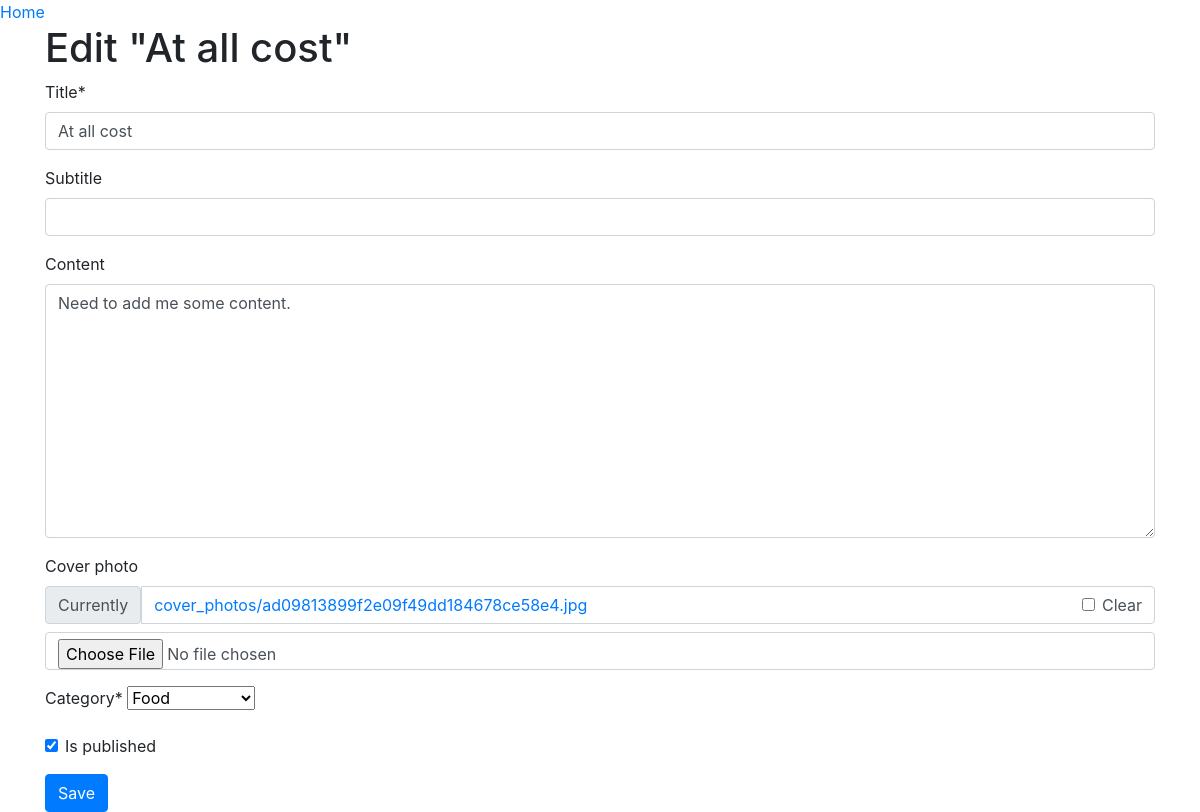
/posts/at-all-cost/edit/, run on the app's committed database.
### posts/models.py (models this page shows, shortened)
class Post(BaseModel):
    title = models.CharField(max_length=100)
    slug = models.SlugField(max_length=15000, unique=True)
    subtitle = models.CharField(max_length=150, blank=True)
    content = models.TextField(blank=True)
    cover_photo = models.ImageField(upload_to="cover_photos/", blank=True, null=True)
    category = models.CharField(max_length=50, choices=choices.CategoryChoices.choices)
    author = models.ForeignKey(User, on_delete=models.CASCADE)
    tags = TaggableManager()
    is_published = models.BooleanField(default=False)
    published_at = models.DateTimeField(blank=True, null=True)
    class Meta:
        ordering = [
            "-published_at",
        ]

### posts/views.py (the view, shortened to what this page needs)
# urls.py: path("<slug:post_slug>/edit/", views.PostUpdateView.as_view(), name="post_update"),
class PostUpdateView(View):
    def get(self, request, post_slug):
        post = workers.Post.get_post_by_slug(post_slug)
        form = forms.PostUpdateForm(instance=post)
        return render(request, "posts/update.html", {"form": form, "post": post})

### posts/forms.py
class PostUpdateForm(PostCreateForm):
    pass

### posts/workers.py (called while the page is built)
    @staticmethod
    def get_post_by_slug(post_slug: str):
        post = get_object_or_404(models.Post, slug=post_slug)
        return post

### posts/templates/posts/update.html (shortened to what this page needs)
{% extends "base.html" %}
{% load crispy_forms_tags %}
{% block content %}
<div class="container">
    <h1>Edit "{{ post.title }}"</h1>
    <form method="POST" action="{% url 'posts:post_update' post.slug %}" enctype='multipart/form-data'>
        <div class="form-group">
            {{form | crispy}}
        </div>
        <button type="submit" class="btn btn-primary">Save</button>
    </form>
</div>
{% endblock content %}

### data on the page
Post: title "At all cost", content "Need to add me some content.", category "Food", is_published "☑"
